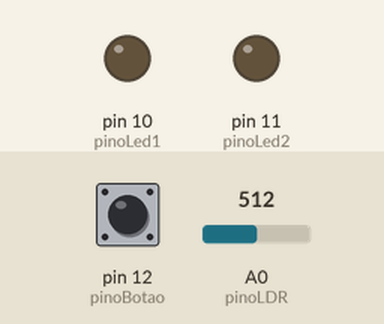
Bench run of a sketch on a simulated Arduino Uno, built with avr-gcc and run on an emulated ATmega328P. Parts: output pins drawn as LEDs (lit = HIGH). Dashed ring = blinking. The test bench sets the inputs (shaded band); at power-on: A0 (pinoLDR) = 512, pin 12 (pinoBotao) LOW.

Above: at 1.2 s.
1.3 s: A0 (pinoLDR) set to 484
At 1.42 s:
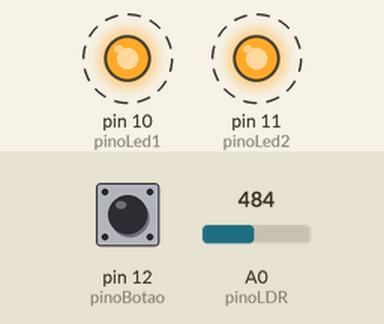
4.3 s: pin 12 (pinoBotao) pulled HIGH for 3.2 s
Timing chart, 0 to 15.0 s (numbered marks = the images above; inputs shaded):
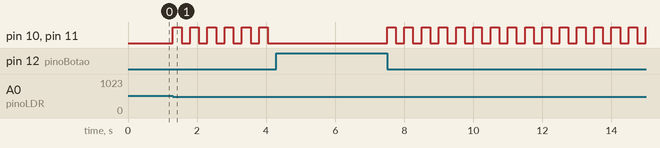

Measured:
- the behaviour switches between 500 and 499 on A0 (pinoLDR) (found by bisection; images 0 and 1)
- after the input at 1.3 s, pin 10 (pinoLed1), pin 11 (pinoLed2): alternates HIGH for 0.25 s and LOW for 0.25 s, starting at once

The sketch:

alarme1.ino
```cpp
const int pinoLDR = A0;
const int pinoBotao = 12;
const int pinoLed1 = 10;
const int pinoLed2 = 11;

const int limiteLuz = 500;

bool alarmeDisparado = false;
bool estadoPisca = false;
unsigned long tempoAnterior = 0;
const unsigned long intervaloPisca = 250;

void setup() {
  pinMode(pinoLed1, OUTPUT);
  pinMode(pinoLed2, OUTPUT);
  pinMode(pinoBotao, INPUT);
  Serial.begin(9600);
}

void loop() {
  int leituraLuz = analogRead(pinoLDR);
  int estadoBotao = digitalRead(pinoBotao);

  if (estadoBotao == HIGH) {
    alarmeDisparado = false;
    desligarAlarme();
  }
  else if (leituraLuz < limiteLuz) {
    alarmeDisparado = true;
  }

  if (alarmeDisparado) {
    unsigned long tempoAtual = millis();
    if (tempoAtual - tempoAnterior >= intervaloPisca) {
      tempoAnterior = tempoAtual;
      estadoPisca = !estadoPisca;

      digitalWrite(pinoLed1, estadoPisca);
      digitalWrite(pinoLed2, estadoPisca);
    }
  }
}

void desligarAlarme() {
  estadoPisca = false;
  digitalWrite(pinoLed1, LOW);
  digitalWrite(pinoLed2, LOW);
}
```
